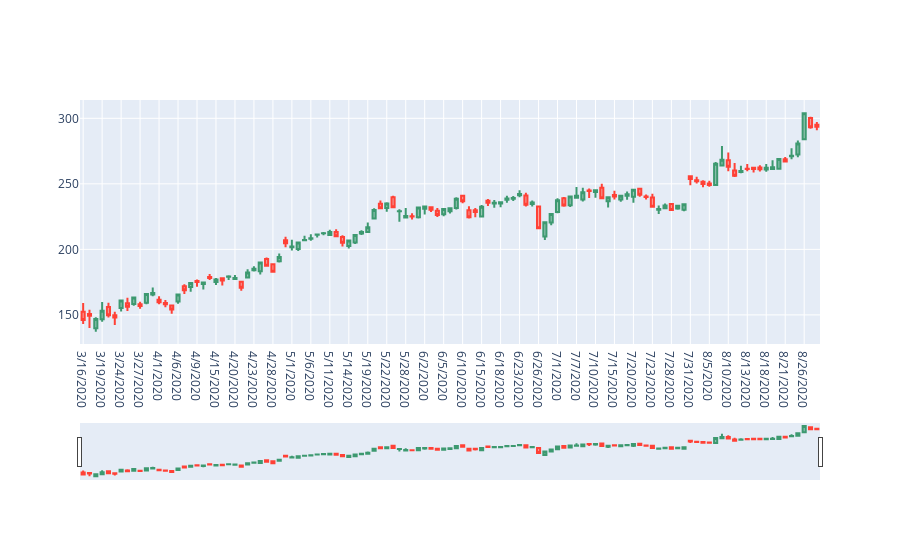

Here is the notebook cell this chart was saved with:
### Code cell
fig = go.Figure(data=[go.Candlestick(x=Facebook['Date'],
                                    open = Facebook['Open'],
                                    high = Facebook['High'],
                                    low = Facebook['Low'],
                                    close = Facebook['Close'])])
fig.show()
